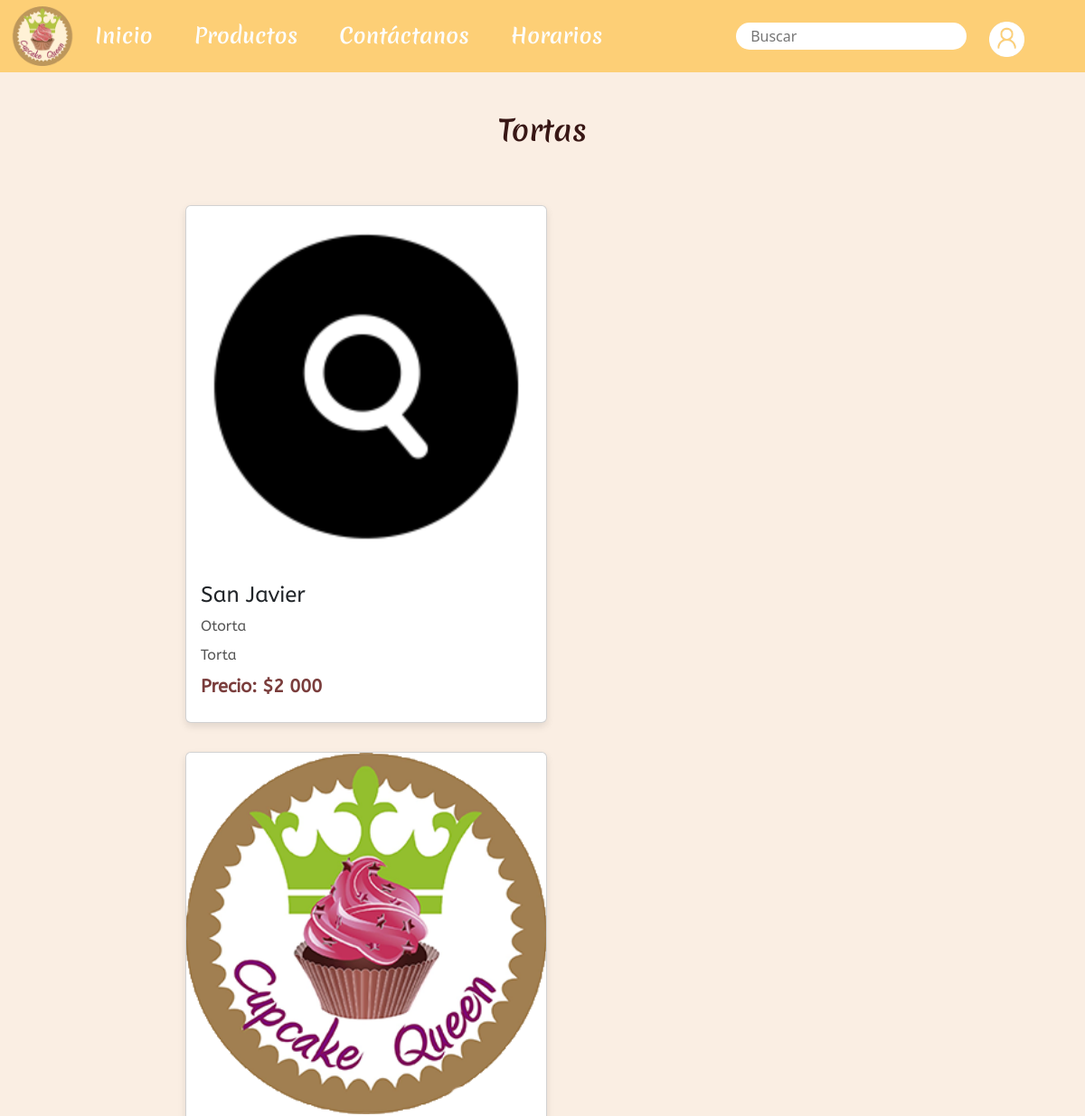
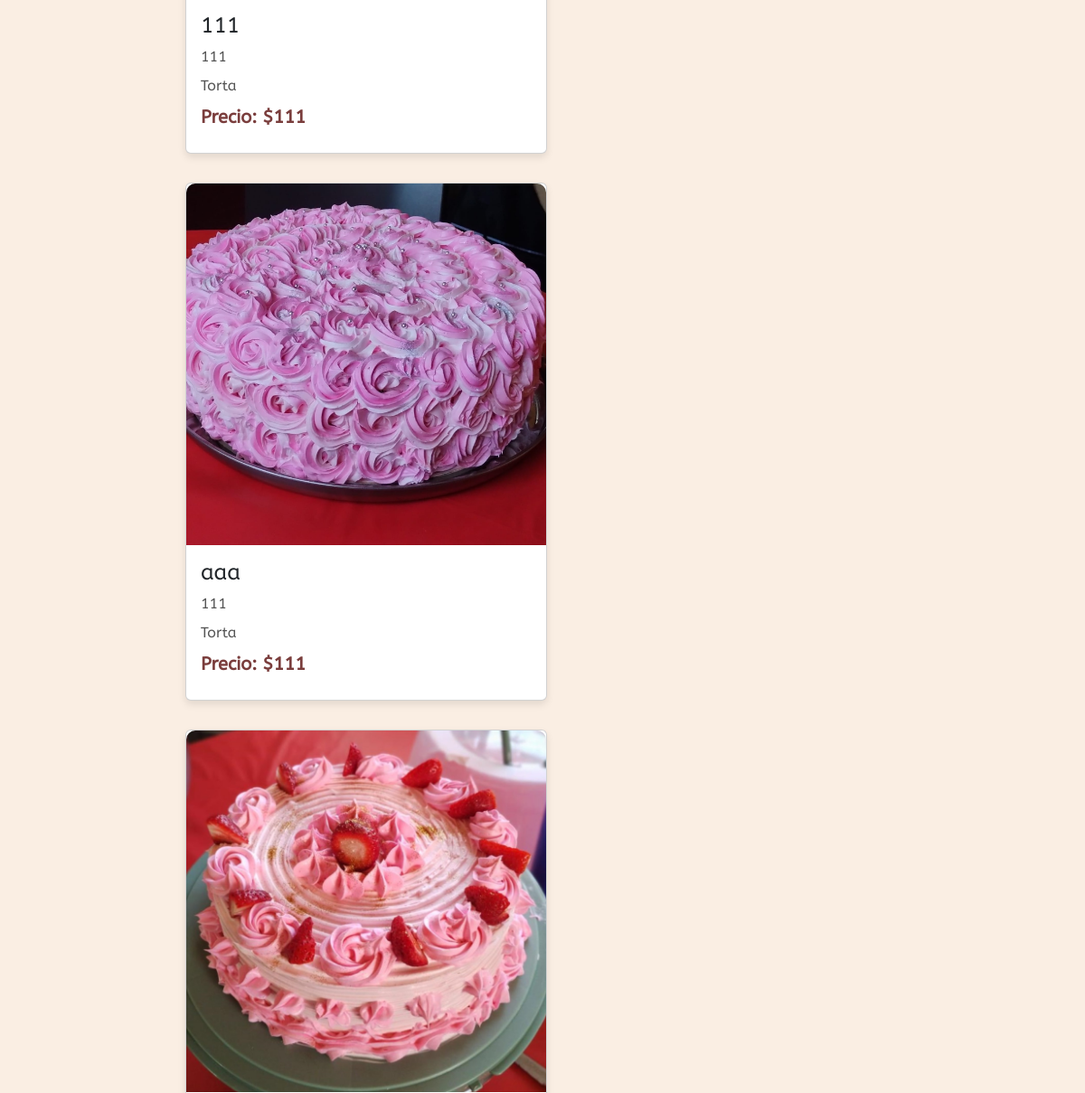
The app's page /tortas/ (upper part), older data (2 pictures, top to bottom).
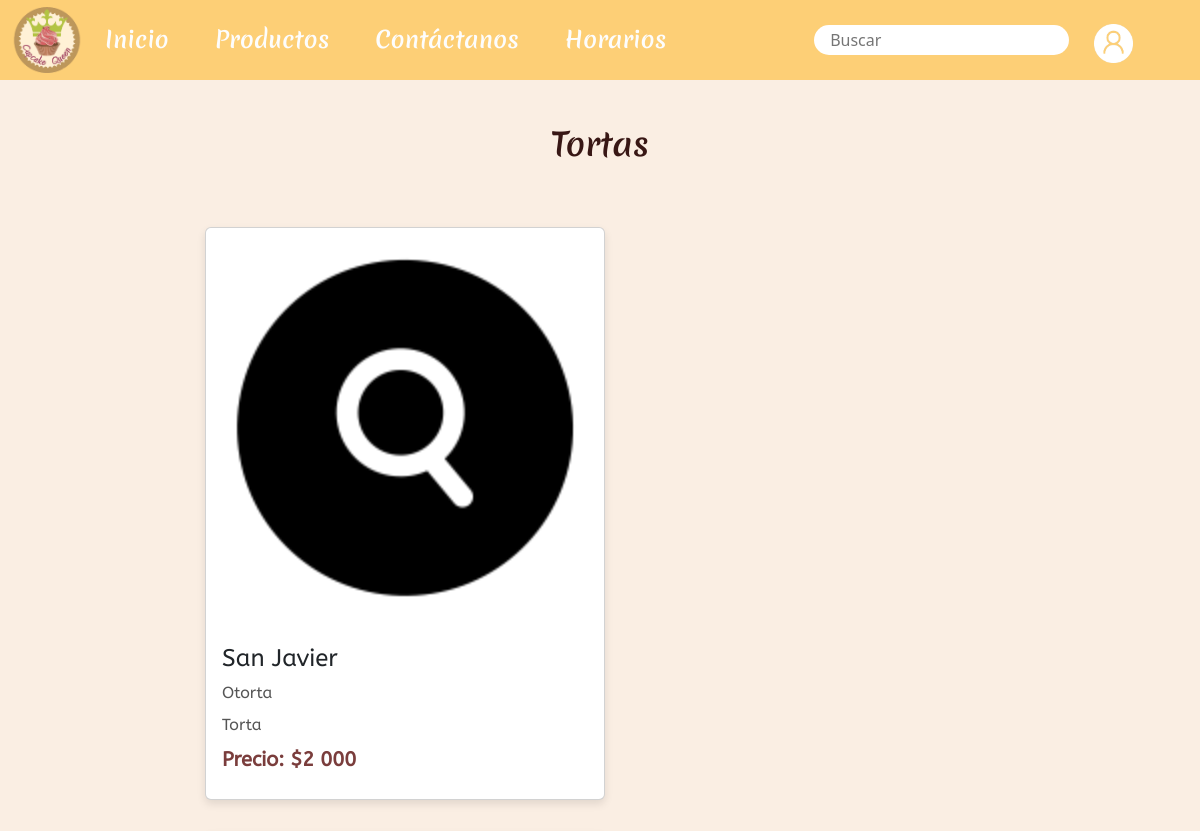
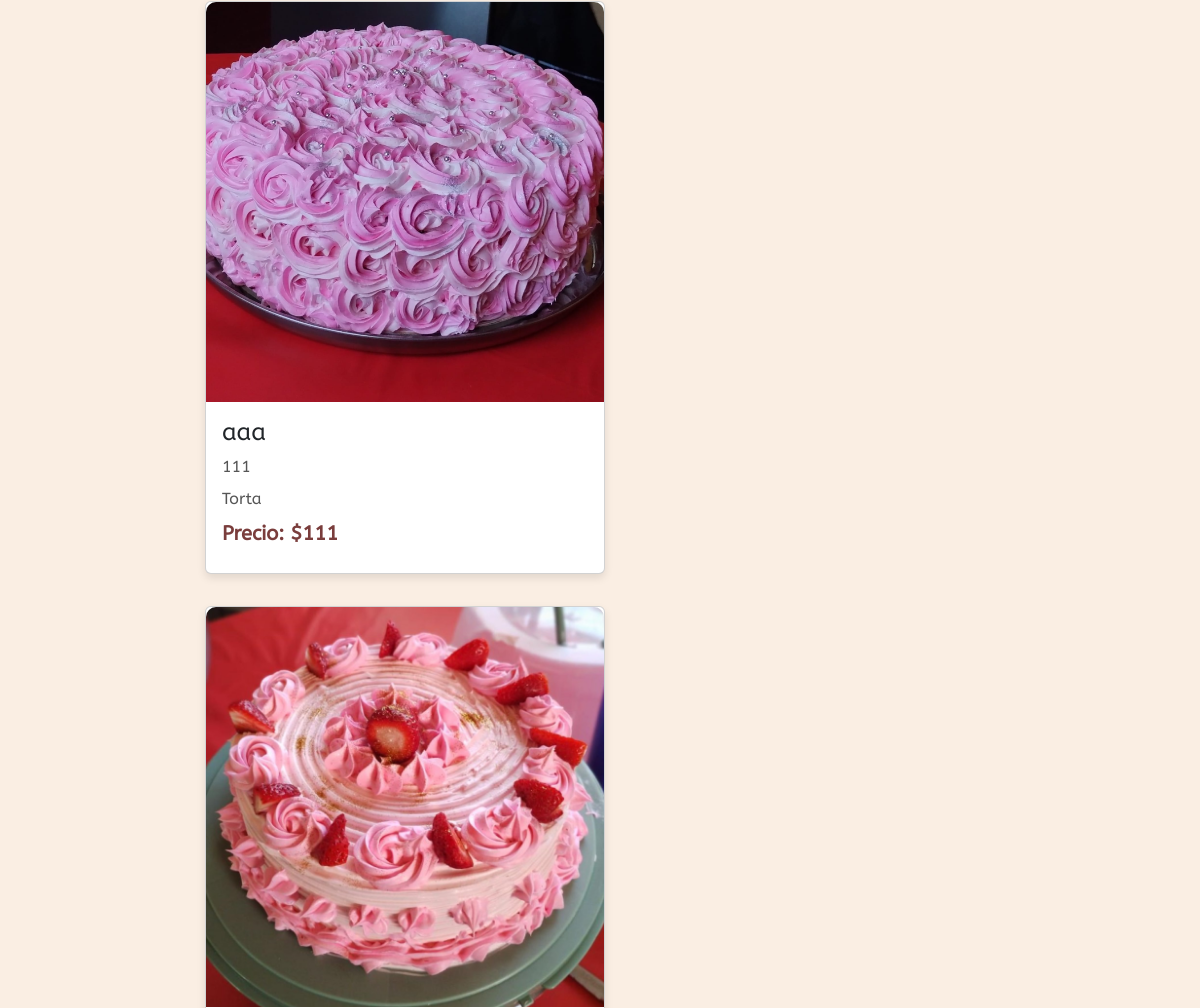
The same page, newer data (2 pictures, top to bottom).
### pagina/models.py (models this page shows, shortened)
class Producto(models.Model):
    nombre = models.CharField(max_length=100)
    categoria = models.ForeignKey(Categoria, on_delete=models.CASCADE, default=1)
    descripcion = models.TextField()
    precio = models.IntegerField()
    imagen = models.ImageField(upload_to='productos/')

class Categoria(models.Model):
    nombre = models.CharField(max_length=100, unique=True)
    descripcion = models.TextField(blank=True, null=True)
    def __str__(self):
        return self.nombre

### pagina/views.py (the view)
# urls.py: path('tortas/', views.tortas, name='tortas'),
def tortas(request):
    categoria_torta = Categoria.objects.get(nombre="Torta")
    productos = Producto.objects.filter(categoria=categoria_torta)
    return render(request, 'tortas.html', {'productos': productos})

### pagina/templates/tortas.html (shortened to what this page needs)
{% extends "base.html" %}
{% load static %}
{% block content %}
{% load humanize %}
<section class="producto" id="producto">
    <div class="main-text">
        <h2>Tortas</h2>
    </div>
    <div class="menu-content">
        {% for producto in productos %}
        <div class="card">
            <img src="{{ producto.imagen.url }}" alt="{{ producto.nombre }}">
            <div class="card-content">
                <h3>{{ producto.nombre }}</h3>
                <p>{{ producto.descripcion }}</p>
                <p>{{ producto.categoria}}</p>
                <p class="price">Precio: ${{ producto.precio|intcomma }}</p>
            </div>
        </div>
        {% endfor %}
    </div>
</section>
{% endblock %}

Row changes from the older to the newer data that the page shows:
removed Producto: imagen (picture), nombre "111", descripcion "111", categoria "Torta", precio "111"
